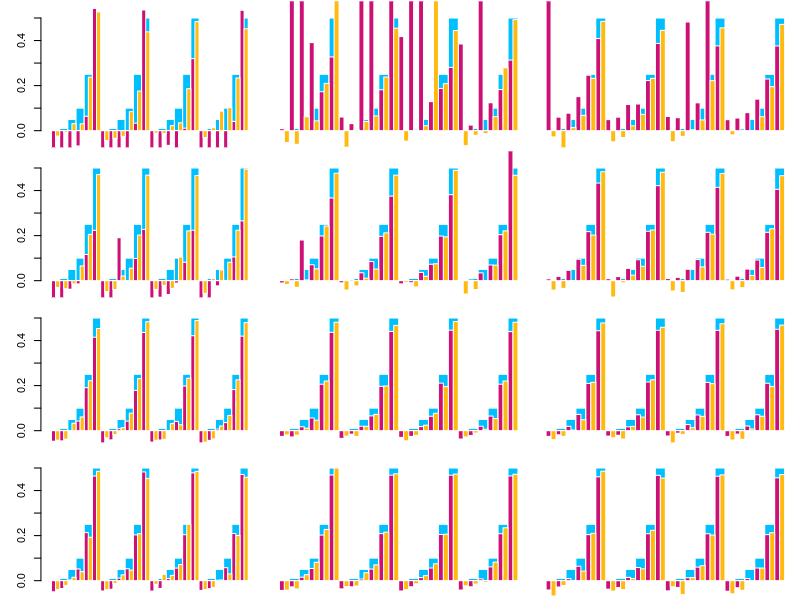

This figure's R source:
barplot <- function(bar_heights, bar_positions, width = 0.5, xlim = NA, ylim = NA, font_size = 1, xlab = '', ylab = '', add = F, main = '', col = 'deepskyblue', yaxis = T){
	if ( any(is.na(xlim)) ){
		xlim <- range(bar_positions) + c(-0.8, 0.8)
	}
	if ( any(is.na(ylim)) ){
		ylim <- range(bar_heights)
	}
	if ( add == F ){
		plot(bar_heights, type="n", xlab=xlab, ylab=ylab,
			ylim=ylim, xlim=xlim, xaxt="n", yaxt = 'n', bty = 'n',
			cex.lab=font_size, cex.main=font_size, cex.sub=font_size, main = main)
		if ( yaxis ){
			axis(2, cex.axis=font_size)
		}
	}
	for ( i in 1:length(bar_heights)){
		rect(bar_positions[i] - width, 0, bar_positions[i] + width, bar_heights[i], col = col, border = F)
	}
}

all_sims <- read.table('tables/power_analysis_complete.tsv', header = T, sep = '\t')
all_sims <- all_sims[order(all_sims$theta),]

pdf('figures/power_analysis_proportional.pdf')
	par(mfrow = c(4, 3))
	for(X in unique(all_sims$X)){
		is_X <- all_sims$X == X
		for(mat in unique(all_sims$maternal)){
			is_coverage <- all_sims$maternal == mat
			# for(theta in unique(all_sims$theta)){
				# is_theta <- all_sims$theta == theta
				ylim <- c(-0.05, 0.55)
				to_plot <- is_X & is_coverage # & is_theta
				sim_sperm <- all_sims$simulated_sperm[to_plot]
				kmer_sperm <- all_sims$two_tissue_sperm[to_plot]
				mapping_sperm <- all_sims$mapping_sperm[to_plot]

				if ( mat == 10 ){
					# bottom, left, top and right margins
					par(mar=c(0.2,3.1,0.1,0.6))
					barplot(sim_sperm, 1:sum(to_plot), ylim = ylim, yaxis = T)
				} else {
					par(mar=c(0.2,0,0.1,0.2))
					barplot(sim_sperm, 1:sum(to_plot), ylim = ylim, yaxis = F)
				}
				barplot(kmer_sperm, 1:sum(to_plot) - 0.25, add = T, width = 0.25, col = 'deeppink3')
				barplot(mapping_sperm, 1:sum(to_plot) + 0.25, add = T, width = 0.25, col = 'darkgoldenrod1')
			# }
		}
	}
dev.off()

# this image was then labeled and annotated in InkScape
all_sims$true_positive <- all_sims$CI_l_prop > 0.5 & all_sims$simulated_sperm > 0

print('True positives: ')
sum(all_sims$true_positive)
print('Decomposed by simulated parameters: ')
print('Fraction of sperm: ')
table(all_sims[all_sims$true_positive, 'simulated_sperm'])
table(all_sims[all_sims$true_positive, 'simulated_sperm']) / 48
print('Number of X chrmosomes (out of 20): ')
table(all_sims[all_sims$true_positive, 'X']) / 60
print('heterozygosity (theta): ')
table(all_sims[all_sims$true_positive, 'theta']) / 60
print('coverage (1n maternal): ')
table(all_sims[all_sims$true_positive, 'maternal']) / 80
